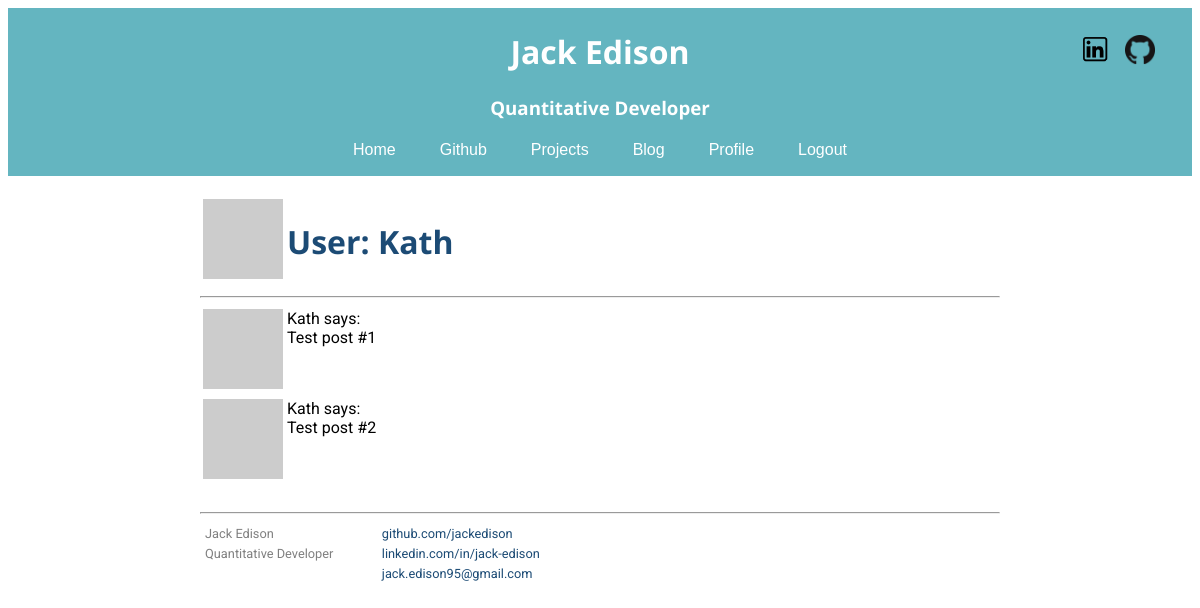
The app's page /user/Kath (signed in) with its own data.
### my_package/models.py (models this page shows, shortened)
class User(UserMixin, db.Model):
    id = db.Column(db.Integer, primary_key=True)
    username = db.Column(db.String(64), index=True, unique=True)
    email = db.Column(db.String(120), index=True, unique=True)
    password_hash = db.Column(db.String(120))
    about_me = db.Column(db.String(140))
    last_seen = db.Column(db.DateTime, default=datetime.utcnow)
    posts = db.relationship('Post', backref='author', lazy='dynamic')
    def avatar(self, size):
        digest = md5(self.email.lower().encode('utf-8')).hexdigest()
        return 'https://www.gravatar.com/avatar/{}?d=identicon&s={}'.format(
            digest, size)

### my_package/routes.py (the view)
@app.route('/user/<username>')  # Dynamic <username> variable
@login_required
def user(username):
    user = User.query.filter_by(username=username).first_or_404()
    posts = [
        {'author': user, 'body': 'Test post #1'},
        {'author': user, 'body': 'Test post #2'}
    ]
    return render_template('user.html', user=user, posts=posts)

### my_package/models.py (called while the page is built)
@login.user_loader
def load_user(id):
    return User.query.get(int(id))

### my_package/routes.py (called while the page is built)
@app.before_request
def before_request():
    if current_user.is_authenticated:  # if user is logged in
        current_user.last_seen = datetime.utcnow()
        db.session.commit()

### my_package/templates/user.html (shortened to what this page needs)
{% extends "base.html" %}
{% block content %}
<div class="container">
    <table>
        <tr valign="top">
            <td><img src="{{ user.avatar(128) }}"></td>
            <td>
                <h1>User: {{ user.username }}</h1>
            </td>
        </tr>
    </table>
    <hr>
    {% for post in posts %}
        {% include '_post.html' %}
    {% endfor %}
</div>
{% endblock %}

### my_package/templates/_post.html
<table>
    <tr valign="top">
        <td><img src="{{ post.author.avatar(36) }}"></td>
        <td>{{ post.author.username }} says:<br>{{ post.body }}</td>
    </tr>
</table>

### my_package/static/css/main.css (style rules this page uses)
.container { padding-top: 10px; margin-left: auto; margin-right: auto; max-width: 800px; font-family: 'Roboto', sans-serif; color: black; }
h1 { font-family: 'Open Sans', sans-serif; color: rgb(28, 75, 117); }
p, div { font-family: 'Roboto', sans-serif; }
body { background-color: rgb(255, 255, 255); }

### records on screen
User: username "Kath", author.username "Kath" "Kath"

### other values on screen
{{ post.body }} "Test post #1" "Test post #2"
